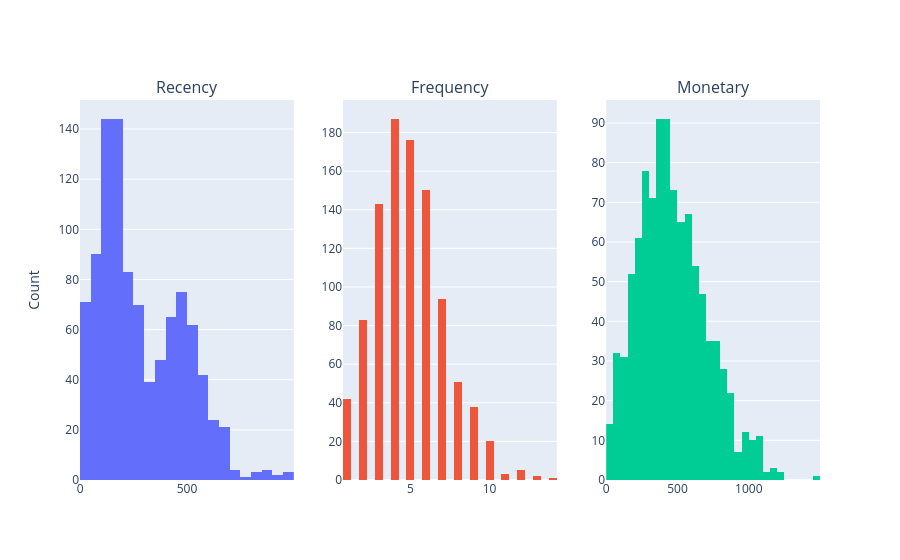

Notebook cell for this chart:
### Code cell
from plotly.subplots import make_subplots
import plotly.graph_objects as go

fig = make_subplots(
    rows=1,
    cols=3,
    subplot_titles=("Recency", "Frequency", "Monetary")
)

fig.add_trace(
    go.Histogram(x=rfm["Recency"], nbinsx=30, name=""),
    row=1,
    col=1
)

fig.add_trace(
    go.Histogram(x=rfm["Frequency"], nbinsx=30, name=""),
    row=1,
    col=2
)

fig.add_trace(
    go.Histogram(x=rfm["Monetary"], nbinsx=30, name=""),
    row=1,
    col=3
)

fig.update_layout(
    title="",
    showlegend=False
)

fig.update_xaxes(title_text="", row=1, col=1)
fig.update_xaxes(title_text="", row=1, col=2)
fig.update_xaxes(title_text="", row=1, col=3)

fig.update_yaxes(title_text="Count", row=1, col=1)
fig.update_yaxes(title_text="", row=1, col=2)
fig.update_yaxes(title_text="", row=1, col=3)

fig.show()

### Figure 1 — Plotly figure (JSON) as saved in the notebook; plotly's stock layout.template omitted (floating-point values rounded to 4 significant figures; data arrays with more than 128 entries replaced by an {"elided": "..."} marker saying what was removed)
{"data": [{"name": "", "nbinsx": 30, "type": "histogram", "x": {"elided": "995 int values"}, "xaxis": "x", "yaxis": "y"}, {"name": "", "nbinsx": 30, "type": "histogram", "x": {"elided": "995 int values"}, "xaxis": "x2", "yaxis": "y2"}, {"name": "", "nbinsx": 30, "type": "histogram", "x": {"elided": "995 int values"}, "xaxis": "x3", "yaxis": "y3"}], "layout": {"annotations": [{"font": {"size": 16}, "showarrow": false, "text": "Recency", "x": 0.1444, "xanchor": "center", "xref": "paper", "y": 1, "yanchor": "bottom", "yref": "paper"}, {"font": {"size": 16}, "showarrow": false, "text": "Frequency", "x": 0.5, "xanchor": "center", "xref": "paper", "y": 1, "yanchor": "bottom", "yref": "paper"}, {"font": {"size": 16}, "showarrow": false, "text": "Monetary", "x": 0.8556, "xanchor": "center", "xref": "paper", "y": 1, "yanchor": "bottom", "yref": "paper"}], "showlegend": false, "title": {"text": ""}, "xaxis": {"anchor": "y", "domain": [0, 0.2889], "title": {"text": ""}}, "xaxis2": {"anchor": "y2", "domain": [0.3556, 0.6444], "title": {"text": ""}}, "xaxis3": {"anchor": "y3", "domain": [0.7111, 1], "title": {"text": ""}}, "yaxis": {"anchor": "x", "domain": [0, 1], "title": {"text": "Count"}}, "yaxis2": {"anchor": "x2", "domain": [0, 1], "title": {"text": ""}}, "yaxis3": {"anchor": "x3", "domain": [0, 1], "title": {"text": ""}}}}
